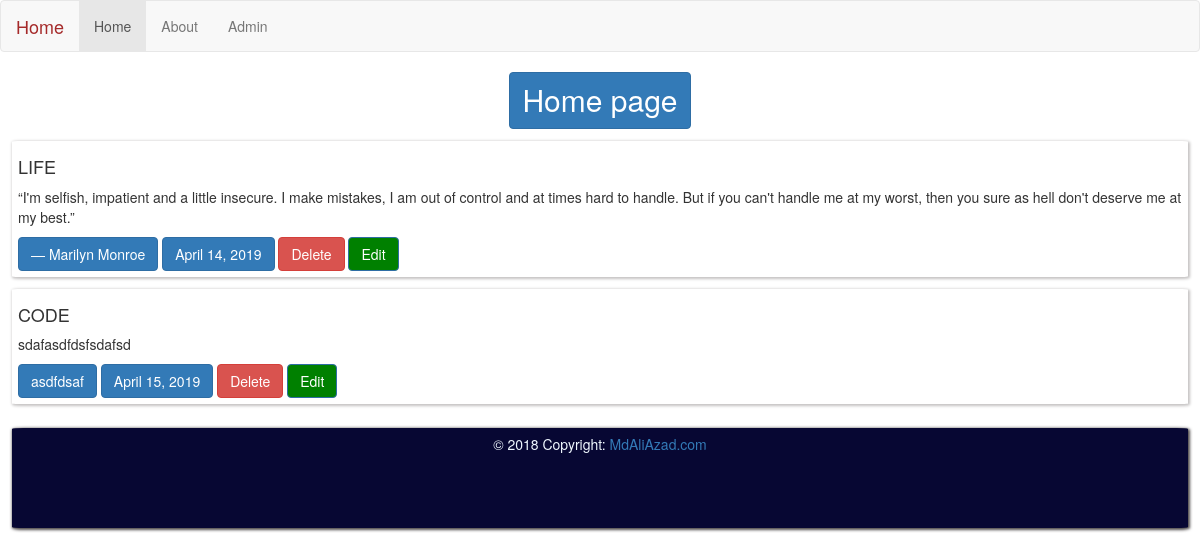
Before: / with the older database file.
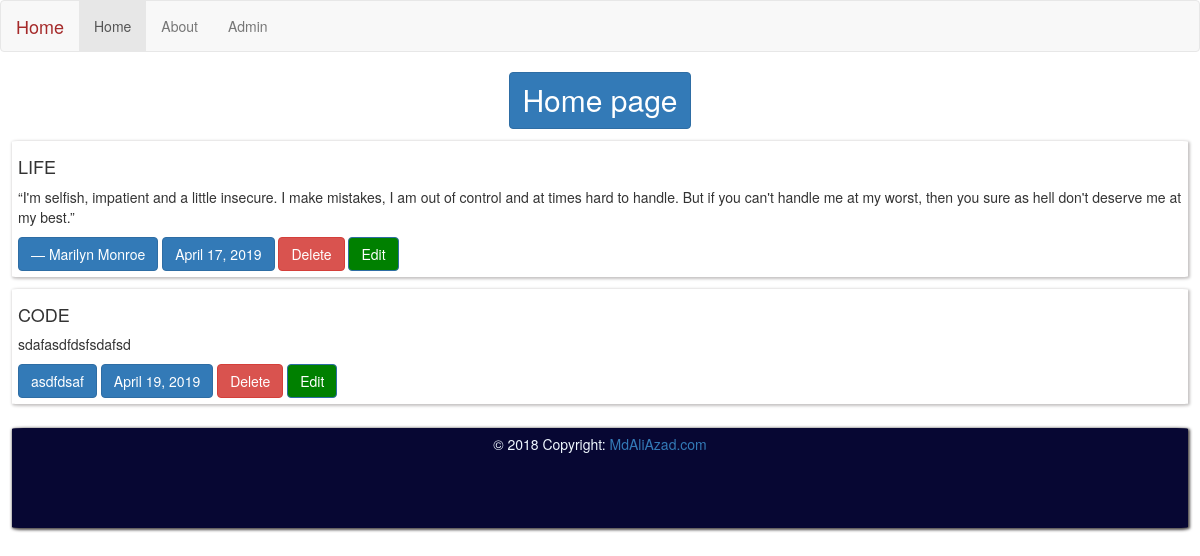
After: the same page with the newer database file.
### main_app/models.py (models this page shows, shortened)
class Quote(models.Model):
    quote=models.TextField()
    author=models.CharField(max_length=200)
    date = models.DateField(("Date"), default=date.today)
    quotecatergory=models.ForeignKey(
        'QuoteCatergory',on_delete=models.CASCADE
    )

class QuoteCatergory(models.Model):
    title=models.CharField(max_length=50)

### main_app/views.py (the view, shortened to what this page needs)
# urls.py: path('', views.HomeView.as_view(), name="home"),
class HomeView(ListView):
    template_name= "index.html"
    model=Quote
    def get_queryset(self):
        queryset=super().get_queryset()
        return queryset.select_related('quotecatergory')  #getting the foreign key values
    def get_context_data(self, **kwargs):
        context = super().get_context_data(**kwargs)
        context['myname'] = "azad"   #sending data to index.html
        list=[1, 2, 3, 4]
        context['list']=list
        context['pagename']="Home"
        context['h_active']="active"
        context['a_active']=""
        return context

### templates/index.html
{% extends 'base.html' %}
{% block body%}
    <h2 class="btn btn-primary" id="homehead">Home page</h2>
    {% for quote in object_list %}
<div class="card" style="margin-top:1%;">
    <div class="card-body" id="shadow">
      <h4 class="card-title">
        {{ quote.quotecatergory.title|upper }}
      </h4>
      <p class="card-text" id="q">
        {{ quote.quote }}
      </p>
      <a href="#" class="btn btn-primary">{{quote.author}}</a>
      <a href="#" class="btn btn-primary">{{quote.date}}</a>
      <a href="/delete/{{quote.id}}" class="btn btn-danger">Delete</a>
      <a href="/edit/{{quote.id}}" class="btn btn-primary" style="background:green;">Edit</a>
    </div>
  </div>
  {% endfor %}
{% endblock%}

### templates/base.html (shortened to what this page needs)
<!DOCTYPE html>
<html>
<head>
    <link rel="stylesheet" href="https://maxcdn.bootstrapcdn.com/bootstrap/3.4.0/css/bootstrap.min.css">
</head>
<body>
    <nav class="navbar navbar-default" style="position:sticky; top:0;">
        <div class="container-fluid">
          <div class="navbar-header">
            <a class="navbar-brand" href="#" id="name">{{pagename}}</a>
          </div>
          <ul class="nav navbar-nav">
            <li class="{{h_active}}"><a href="/">Home</a></li>
            <li class="{{a_active}}"><a href="{% url 'about' %}">About</a></li>
            <li><a href="/admin">Admin</a></li>
          </ul>
        </div>
      </nav>
      {% block body%}
      {% endblock%}
<footer class="page-footer font-small blue" id="foo">
  <div class="footer-copyright text-center py-3">© 2018 Copyright:
    <a href="https://mdbootstrap.com/education/bootstrap/"> MdAliAzad.com</a>
  </div>
</footer>
</body>
</html>

### templates/base.html (style rules this page uses)
#name { color: brown; }
#shadow { box-shadow: 1px 1px 3px 1px #c4c2c2; margin-left: 1%; margin-right: 1%; padding: 0.5%; border-radius: 0.5%; }
#homehead { font-size: 30px; display: table; margin: 0 auto; }
#q { animation: an 1s ease-in-out infinite; }
#foo { background-color: rgb(7, 7, 51); height: 100px; box-shadow: 1px 1px 3px 1px #4e4a4a; margin-left: 1%; margin-right: 1%; margin-top: 2%; padding: 0.5%; border-radius: 1%; color: aliceblue; }

Changed rows visible on the page:
changed Quote "― Marilyn Monroe": date "April 14, 2019" → "April 17, 2019"
changed Quote "sdafasdfdsfsdafsd": date "April 15, 2019" → "April 19, 2019"
